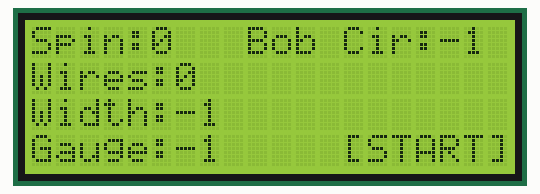
This sketch was run on a simulated Arduino Uno, built with avr-gcc and run on an emulated ATmega328P. On the bench: 20×4 character LCD.

Above: at 0.16 s.
At 1.49 s:
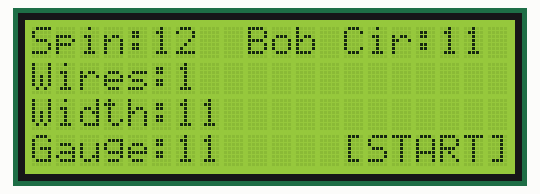
At 2.85 s:
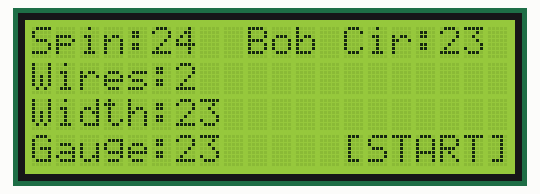
At 5.72 s:
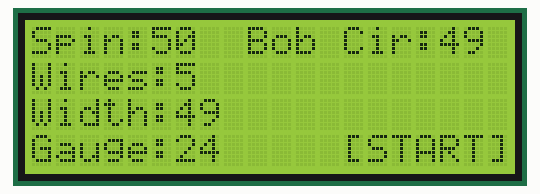
At 11.2 s:
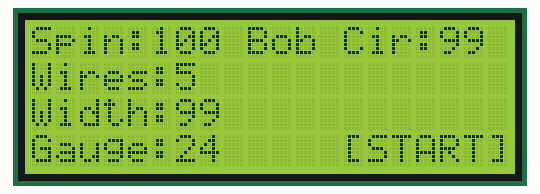
At 12.33 s:
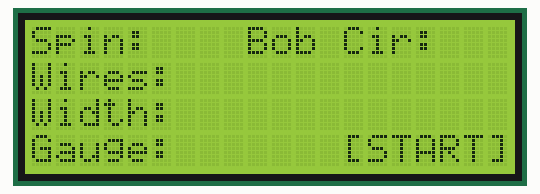

The sketch:

LCD_demo.ino
```cpp
#include <LCD_I2C.h>

LCD_I2C lcd(0x27, 20, 4); // default address (for most modules)

// bobbin width
// (total)spins
// number of wires (in parallel)
// wire gauge
// circumference (bobbin)


void demo(){
  for(int i = 0; i<=100 ;i++){
    //spin value
    lcd.setCursor(5,0);
    lcd.print(i);

    //bobbin cir value
    lcd.setCursor(17,0);
    lcd.print(i-1);

    if(i<60){
      //wires value
      lcd.setCursor(6,1);
      lcd.print(i/10);
    }
    //width value
    lcd.setCursor(6,2);
    lcd.print(i-1);

    if(i<26){
      //gauge value
      lcd.setCursor(6,3);
      lcd.print(i-1);

    }


    delay(100);

  }
  delay(1000);

  // clear screen of numbers

    //spin
    lcd.setCursor(5,0);
    lcd.print("   ");
    //bobbin cir
    lcd.setCursor(17,0);
    lcd.print("   ");
    //wires
    lcd.setCursor(6,1);
    lcd.print("  ");
    //width
    lcd.setCursor(6,2);
    lcd.print("  ");
    //gauge
    lcd.setCursor(6,3);
    lcd.print("  ");


    delay(200);

}

void setup()
{
  lcd.begin();
  lcd.backlight();
  lcd.print("Spin:");

  lcd.setCursor(9,0);
  lcd.print("Bob Cir:");

  lcd.setCursor(0,1);
  lcd.print("Wires:");

  lcd.setCursor(0,2);
  lcd.print("Width:");

  lcd.setCursor(0,3);
  lcd.print("Gauge:");

  lcd.setCursor(13,3);
  lcd.print("[START]");

}

void loop()
{
  demo();
  lcd.setCursor(0,3);
}
```

Measured:
- by itself, everything shown: repeats every 12.3 s, in 102 steps
- what the display in image 4 shows lasts 1.1 s, from 11.1 s to 12.2 s
